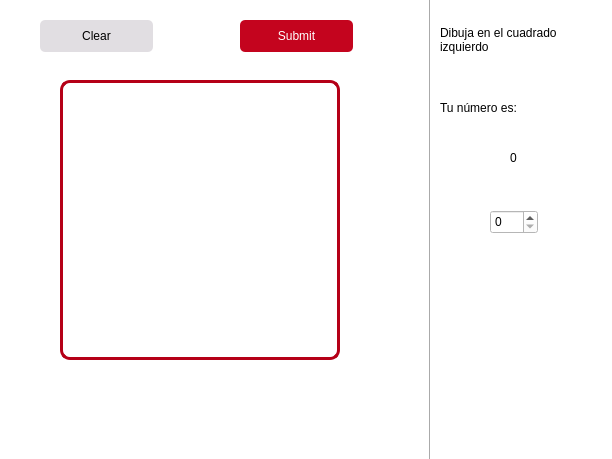
<?xml version="1.0" encoding="UTF-8"?>
<ui version="4.0">
 <class>draw</class>
 <widget class="QDialog" name="draw">
  <property name="geometry">
   <rect>
    <x>0</x>
    <y>0</y>
    <width>612</width>
    <height>459</height>
   </rect>
  </property>
  <property name="windowTitle">
   <string>Draw Your Number</string>
  </property>
  <property name="styleSheet">
   <string notr="true">background: white</string>
  </property>
  <widget class="Line" name="line">
   <property name="geometry">
    <rect>
     <x>420</x>
     <y>-20</y>
     <width>20</width>
     <height>501</height>
    </rect>
   </property>
   <property name="orientation">
    <enum>Qt::Vertical</enum>
   </property>
  </widget>
  <widget class="QLabel" name="label">
   <property name="geometry">
    <rect>
     <x>440</x>
     <y>20</y>
     <width>161</width>
     <height>41</height>
    </rect>
   </property>
   <property name="text">
    <string>&lt;html&gt;&lt;head/&gt;&lt;body&gt;&lt;p&gt;Dibuja en el cuadrado &lt;br&gt;izquierdo&lt;/p&gt;&lt;/body&gt;&lt;/html&gt;</string>
   </property>
  </widget>
  <widget class="QLabel" name="label_2">
   <property name="geometry">
    <rect>
     <x>440</x>
     <y>100</y>
     <width>111</width>
     <height>16</height>
    </rect>
   </property>
   <property name="text">
    <string>Tu número es:</string>
   </property>
  </widget>
  <widget class="QLabel" name="label_numero">
   <property name="geometry">
    <rect>
     <x>510</x>
     <y>150</y>
     <width>21</width>
     <height>16</height>
    </rect>
   </property>
   <property name="text">
    <string>0</string>
   </property>
  </widget>
  <widget class="QSpinBox" name="spinBox">
   <property name="geometry">
    <rect>
     <x>490</x>
     <y>210</y>
     <width>48</width>
     <height>24</height>
    </rect>
   </property>
  </widget>
  <widget class="QPushButton" name="clearbutton">
   <property name="geometry">
    <rect>
     <x>40</x>
     <y>20</y>
     <width>113</width>
     <height>32</height>
    </rect>
   </property>
   <property name="styleSheet">
    <string notr="true">QPushButton{
        color: black;
        background-color: rgb(225, 222, 226);
        border: none;
        border-radius: 5%;
}</string>
   </property>
   <property name="text">
    <string>Clear</string>
   </property>
  </widget>
  <widget class="QPushButton" name="submitbutton">
   <property name="geometry">
    <rect>
     <x>240</x>
     <y>20</y>
     <width>113</width>
     <height>32</height>
    </rect>
   </property>
   <property name="styleSheet">
    <string notr="true">QPushButton{
        color: white;
        background-color: rgb(196, 4, 30);
        border: none;
        border-radius: 5%;
}</string>
   </property>
   <property name="text">
    <string>Submit</string>
   </property>
  </widget>
  <widget class="QFrame" name="drawingspace">
   <property name="geometry">
    <rect>
     <x>60</x>
     <y>80</y>
     <width>280</width>
     <height>280</height>
    </rect>
   </property>
   <property name="palette">
    <palette>
     <active>
      <colorrole role="Button">
       <brush brushstyle="SolidPattern">
        <color alpha="0">
         <red>255</red>
         <green>255</green>
         <blue>255</blue>
        </color>
       </brush>
      </colorrole>
      <colorrole role="Base">
       <brush brushstyle="SolidPattern">
        <color alpha="0">
         <red>255</red>
         <green>255</green>
         <blue>255</blue>
        </color>
       </brush>
      </colorrole>
      <colorrole role="Window">
       <brush brushstyle="SolidPattern">
        <color alpha="0">
         <red>255</red>
         <green>255</green>
         <blue>255</blue>
        </color>
       </brush>
      </colorrole>
     </active>
     <inactive>
      <colorrole role="Button">
       <brush brushstyle="SolidPattern">
        <color alpha="0">
         <red>255</red>
         <green>255</green>
         <blue>255</blue>
        </color>
       </brush>
      </colorrole>
      <colorrole role="Base">
       <brush brushstyle="SolidPattern">
        <color alpha="0">
         <red>255</red>
         <green>255</green>
         <blue>255</blue>
        </color>
       </brush>
      </colorrole>
      <colorrole role="Window">
       <brush brushstyle="SolidPattern">
        <color alpha="0">
         <red>255</red>
         <green>255</green>
         <blue>255</blue>
        </color>
       </brush>
      </colorrole>
     </inactive>
     <disabled>
      <colorrole role="Button">
       <brush brushstyle="SolidPattern">
        <color alpha="0">
         <red>255</red>
         <green>255</green>
         <blue>255</blue>
        </color>
       </brush>
      </colorrole>
      <colorrole role="Base">
       <brush brushstyle="SolidPattern">
        <color alpha="0">
         <red>255</red>
         <green>255</green>
         <blue>255</blue>
        </color>
       </brush>
      </colorrole>
      <colorrole role="Window">
       <brush brushstyle="SolidPattern">
        <color alpha="0">
         <red>255</red>
         <green>255</green>
         <blue>255</blue>
        </color>
       </brush>
      </colorrole>
     </disabled>
    </palette>
   </property>
   <property name="styleSheet">
    <string notr="true">QFrame{
        background-color: rgba(255, 255, 255, 0);
        border: 3px solid rgb(181, 0, 23);
        border-radius: 10%;
}</string>
   </property>
   <property name="frameShape">
    <enum>QFrame::StyledPanel</enum>
   </property>
   <property name="frameShadow">
    <enum>QFrame::Raised</enum>
   </property>
  </widget>
  <widget class="QLabel" name="knowyourlogo">
   <property name="geometry">
    <rect>
     <x>450</x>
     <y>380</y>
     <width>141</width>
     <height>51</height>
    </rect>
   </property>
   <property name="styleSheet">
    <string notr="true">background:transparent</string>
   </property>
   <property name="text">
    <string/>
   </property>
   <property name="pixmap">
    <pixmap>KnowYourLogo.png</pixmap>
   </property>
   <property name="scaledContents">
    <bool>true</bool>
   </property>
  </widget>
 </widget>
 <resources/>
 <connections/>
</ui>
